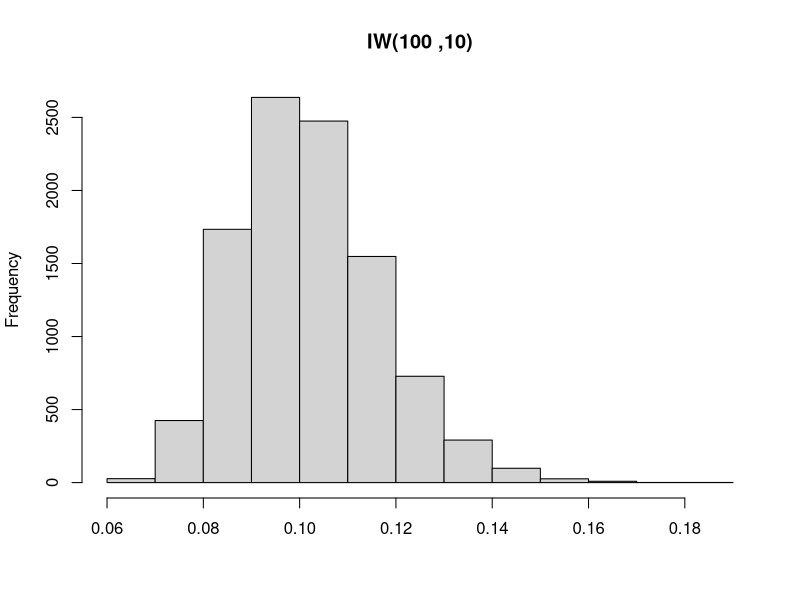
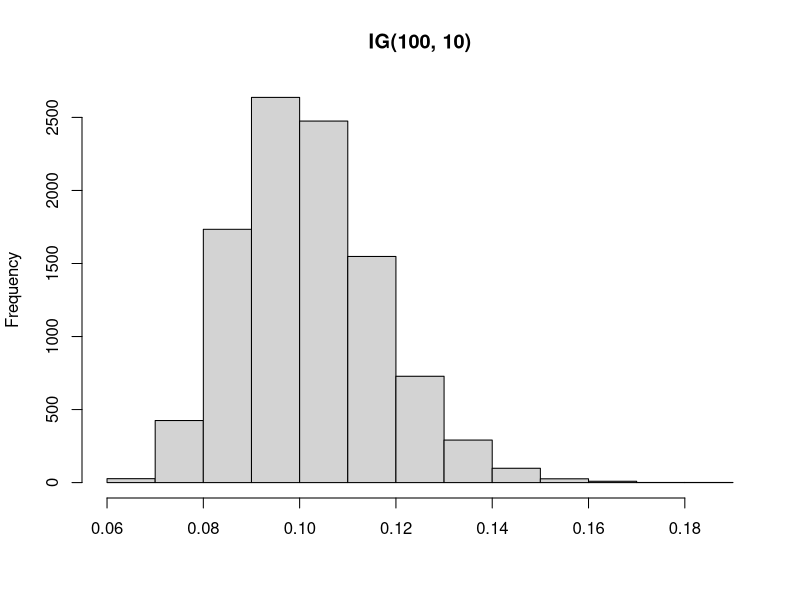

Write the R code that produced these figures, in order.
## ---- chunk 1
prior_df <- 100
prior_var <- 10

n <- 10000
## ---- chunk 2
# Draw from Wishart distribution        
set.seed(1)# Reset random number generator
wish <- 1 / rWishart(n, df = prior_df, Sigma = diag(1 / prior_var, 1))[1, 1, ]
hist(wish, main = "IW(100 ,10)", xlab = NULL)

# Draw from Gamma distribution
set.seed(1) # Reset random number generator
gamm <- 1 / rgamma(n, shape = prior_df / 2, scale = 1 / (prior_var / 2))
hist(gamm, main = "IG(100, 10)", xlab = NULL)
